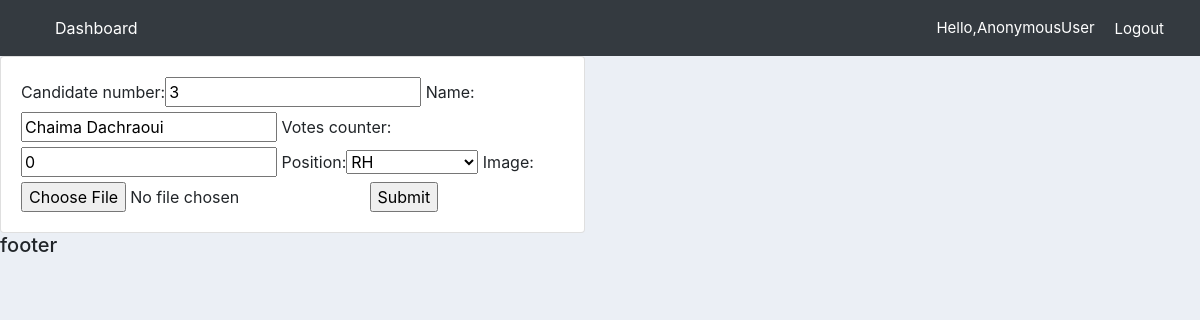
The app's page /update_candidate/7 with its own data.
### vote/models.py (models this page shows, shortened)
class Candidate(models.Model):
    candidate_number = models.IntegerField(null=True)
    name = models.CharField(max_length=64)
    votes_counter = models.IntegerField(default=0)
    position = models.ForeignKey(Position, null=True, on_delete= models.SET_NULL)
    image = models.ImageField(null=True, blank=True)

### vote/views.py (the view)
# urls.py: path("update_candidate/<str:pk>", views.update_Candidate, name = "update_candidate"),
def update_Candidate(request,pk):
    candidate = Candidate.objects.get(id=pk)
    form = CandidateForm(instance=candidate)
    if request.method == "POST":
        form = CandidateForm(request.POST,instance=candidate)
        if form.is_valid():
            form.save()
            return redirect('/candidates_list')
    context = {'form':form}
    return render(request, "home/candidate_form.html", context)

### vote/forms.py
class CandidateForm(ModelForm):
    class Meta:
        model = Candidate
        fields = '__all__'

### vote/models.py (called while the page is built)
    def __str__(self):
        return f"{self.position_name}"

### vote/templates/home/candidate_form.html (shortened to what this page needs)
{% extends 'home/index.html' %}
{% load static %}
{% block content %}
<div class="row">
	<div class="col-md-6">
		<div class="card card-body">
            <form action="" method="POST">
                 {{form}}
            <input type="submit" name="Submit">
            </form>
        </div>
    </div>
</div>
{% endblock %}

### vote/templates/home/index.html (style rules this page uses)
body { background-color: #ebeff5; }

### records on screen
Candidate: candidate_number "3", name "Chaima Dachraoui", votes_counter "0", position "RH"

### other values on screen
{{ request.user }} "AnonymousUser"
